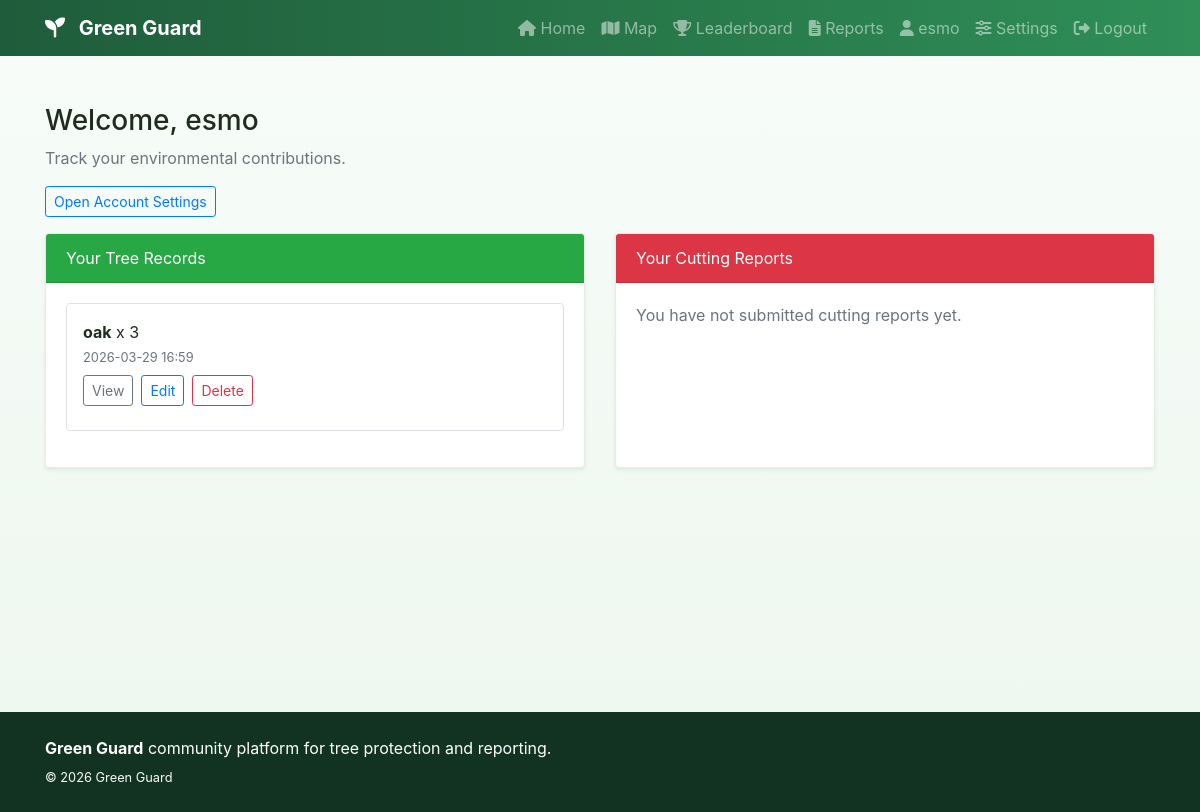
/profile (signed in), run on an earlier commit of the app's database.
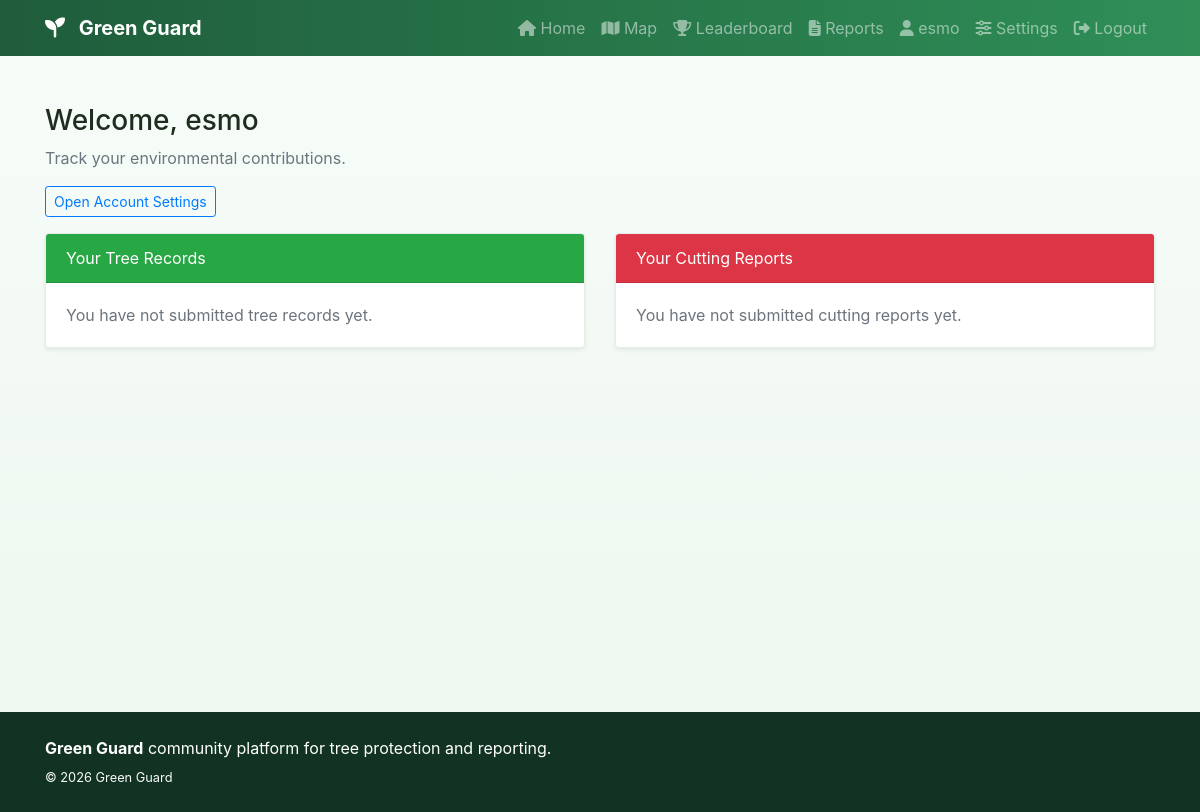
And on a later commit of the database.
### models.py (models this page shows)
class TreeRecord(db.Model):
    id = db.Column(db.Integer, primary_key=True)
    species = db.Column(db.String(120), nullable=False)
    quantity = db.Column(db.Integer, default=1, nullable=False)
    latitude = db.Column(db.Float, nullable=False)
    longitude = db.Column(db.Float, nullable=False)
    location_notes = db.Column(db.String(255))
    image_filename = db.Column(db.String(255))
    created_at = db.Column(
        db.DateTime, default=datetime.utcnow, nullable=False)
    user_id = db.Column(db.Integer, db.ForeignKey("user.id"), nullable=False)

### routes/main.py (the view)
@main_bp.route("/profile")
@login_required
def profile():
    user_trees = (
        TreeRecord.query.filter_by(user_id=current_user.id)
        .order_by(TreeRecord.created_at.desc())
        .all()
    )
    user_reports = (
        CuttingReport.query.filter_by(user_id=current_user.id)
        .order_by(CuttingReport.created_at.desc())
        .all()
    )
    delete_form = DeleteForm()
    return render_template("profile.html", user_trees=user_trees, user_reports=user_reports, delete_form=delete_form)

### app.py (called while the page is built)
@login_manager.user_loader
def load_user(user_id: str):
    from models import User
    return User.query.get(int(user_id))

### templates/profile.html (shortened to what this page needs)
{% extends 'base.html' %}
{% block content %}
  <div class="container my-5">
    <div class="row">
      <div class="col-12 mb-3">
        <h1 class="h3">Welcome, {{ current_user.username }}</h1>
        <p class="text-muted mb-0">Track your environmental contributions.</p>
        <a href="{{ url_for('auth.settings') }}" class="btn btn-outline-primary btn-sm mt-3">Open Account Settings</a>
      </div>
    </div>
    <div class="row">
      <div class="col-md-6 mb-4">
        <div class="card shadow-sm h-100">
          <div class="card-header bg-success text-white">Your Tree Records</div>
          <div class="card-body">
            {% if user_trees %}
              {% for tree in user_trees %}
                <div class="border rounded p-3 mb-3">
                  <p class="mb-1">
                    <strong>{{ tree.species }}</strong> x {{ tree.quantity }}
                  </p>
                  <p class="mb-2 small text-muted">{{ tree.created_at.strftime('%Y-%m-%d %H:%M') }}</p>
                  <div class="d-flex flex-wrap">
                    <a href="{{ url_for('reports.tree_detail', tree_id=tree.id) }}" class="btn btn-sm btn-outline-secondary mr-2 mb-2">View</a>
                    <a href="{{ url_for('reports.edit_tree_record', tree_id=tree.id) }}" class="btn btn-sm btn-outline-primary mr-2 mb-2">Edit</a>
                    <form method="POST" action="{{ url_for('reports.delete_tree_record', tree_id=tree.id) }}" class="mb-2">
                      <button type="submit" class="btn btn-sm btn-outline-danger" onclick="return confirm('Delete this tree record?')">Delete</button>
                    </form>
                  </div>
                </div>
              {% endfor %}
            {% else %}
              <p class="text-muted mb-0">You have not submitted tree records yet.</p>
            {% endif %}
          </div>
        </div>
      </div>
      <div class="col-md-6 mb-4">
        <div class="card shadow-sm h-100">
          <div class="card-header bg-danger text-white">Your Cutting Reports</div>
          <div class="card-body">
            {% if user_reports %}
              {% for report in user_reports %}
                <div class="border rounded p-3 mb-3">
                  <p class="mb-1">{{ report.description }}</p>
                  <p class="mb-1 small text-muted">
                    Status: <span class="text-uppercase">{{ report.status }}</span>
                  </p>
                  <p class="mb-2 small text-muted">{{ report.created_at.strftime('%Y-%m-%d %H:%M') }}</p>
                  <div class="d-flex flex-wrap">
                    <a href="{{ url_for('reports.cutting_detail', report_id=report.id) }}" class="btn btn-sm btn-outline-secondary mr-2 mb-2">View</a>
                    <a href="{{ url_for('reports.edit_cutting_report', report_id=report.id) }}" class="btn btn-sm btn-outline-primary mr-2 mb-2">Edit</a>
                    <form method="POST" action="{{ url_for('reports.delete_cutting_report', report_id=report.id) }}" class="mb-2">
                      {{ delete_form.hidden_tag() }}
                      <button type="submit" class="btn btn-sm btn-outline-danger" onclick="return confirm('Delete this cutting report?')">Delete</button>
                    </form>
                  </div>
                </div>
              {% endfor %}
            {% else %}
              <p class="text-muted mb-0">You have not submitted cutting reports yet.</p>
            {% endif %}
          </div>
        </div>
      </div>
    </div>
  </div>
{% endblock %}

What changed in the data, as far as the page shows it:
removed TreeRecord: species "oak", quantity "3", created_at "2026-03-29 16:59"
Also different on the page:
text now shown: "You have not submitted tree records yet."
